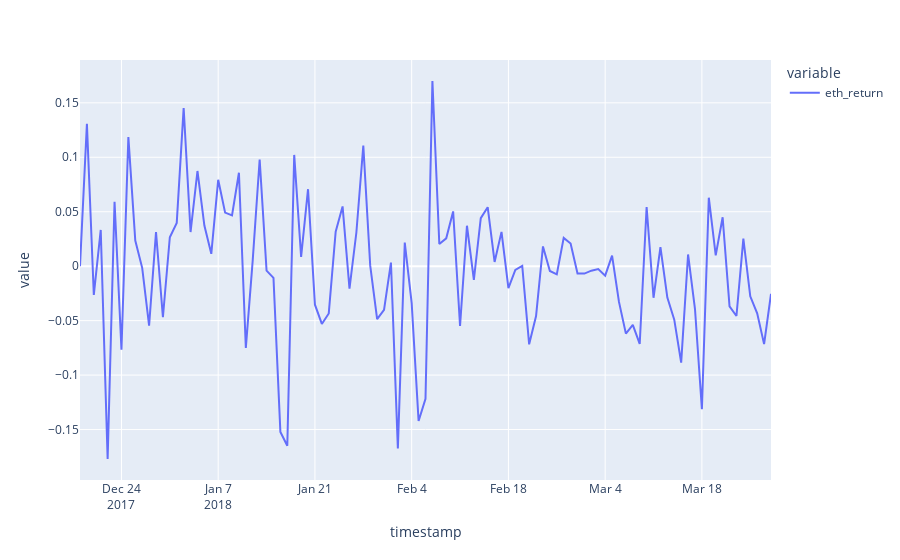

Notebook code cell kept with this figure:
### Code cell
simulation_result.plot(x='timestamp', y=['eth_return'])
